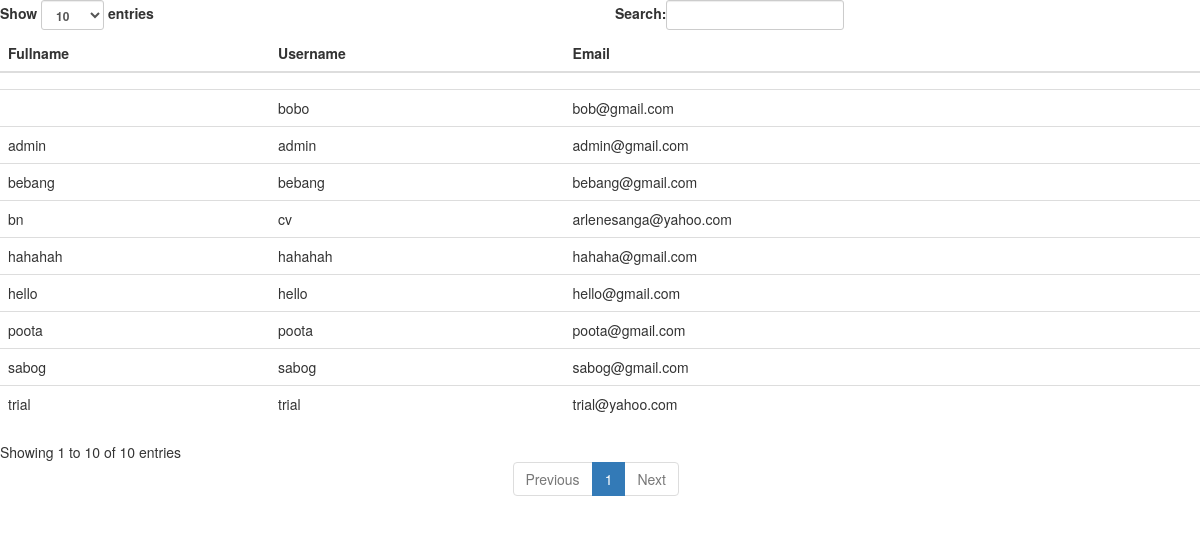
The page / on the database its author committed.
### tables this page shows
CREATE TABLE `main_user` (
  `user_id` int(11) NOT NULL,
  `fullname` varchar(100) NOT NULL,
  `email` varchar(100) NOT NULL,
  `username` varchar(100) NOT NULL,
  `password` varchar(100) NOT NULL,
  `contact_no` varchar(50) NOT NULL,
  `age` varchar(50) NOT NULL,
  `gender` varchar(50) NOT NULL,
  `address` varchar(255) NOT NULL,
  `type` varchar(100) NOT NULL,
  `date_created` timestamp NOT NULL DEFAULT CURRENT_TIMESTAMP ON UPDATE CURRENT_TIMESTAMP
);

### index.php (the view, shortened to what this page needs)
<!DOCTYPE html>
<html>
<head>
</head>
<body>
<table class="table">
		<thead>
			<tr>
				<th>Fullname</th>
				<th>Username</th>
				<th>Email</th>
			</tr>
		</thead>
		<tbody>
			<?php
				$connection = mysqli_connect("localhost", "root", "", "dental");
				$results = mysqli_query($connection, "SELECT * FROM main_user");
				while ($row = mysqli_fetch_assoc($results)):
			?>
			<tr>
				<td><?php echo $row['fullname'];?></td>
				<td><?php echo $row['username'];?></td>
				<td><?php echo $row['email'];?></td>
			</tr>
			<?php endwhile; ?>
		</tbody>
</table>
<link rel="stylesheet"  href="bootstrap.css">
</body>
</html>

### rows shown on the page
main_user: fullname "bn", username "cv", email "arlenesanga@yahoo.com"
main_user: fullname "admin", username "admin", email "admin@gmail.com"
main_user: fullname "trial", username "trial", email "trial@yahoo.com"
main_user: fullname "sabog", username "sabog", email "sabog@gmail.com"
main_user: fullname "bebang", username "bebang", email "bebang@gmail.com"
main_user: username "bobo", email "bob@gmail.com"
main_user: fullname "hello", username "hello", email "hello@gmail.com"
main_user: fullname "hahahah", username "hahahah", email "hahaha@gmail.com"
main_user: fullname "poota", username "poota", email "poota@gmail.com"
